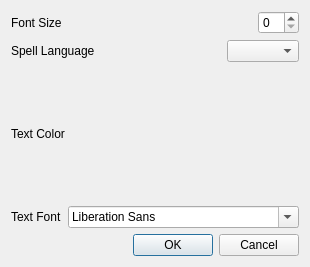
<?xml version="1.0" encoding="UTF-8"?>
<ui version="4.0">
 <class>Preferences</class>
 <widget class="QDialog" name="Preferences">
  <property name="geometry">
   <rect>
    <x>0</x>
    <y>0</y>
    <width>255</width>
    <height>267</height>
   </rect>
  </property>
  <property name="windowTitle">
   <string>Dialog</string>
  </property>
  <layout class="QVBoxLayout" name="verticalLayout">
   <item>
    <layout class="QHBoxLayout" name="horizontalLayout">
     <item>
      <widget class="QLabel" name="label">
       <property name="text">
        <string>Font Size</string>
       </property>
      </widget>
     </item>
     <item>
      <spacer name="horizontalSpacer">
       <property name="orientation">
        <enum>Qt::Horizontal</enum>
       </property>
       <property name="sizeHint" stdset="0">
        <size>
         <width>40</width>
         <height>20</height>
        </size>
       </property>
      </spacer>
     </item>
     <item>
      <widget class="QSpinBox" name="fontSize"/>
     </item>
    </layout>
   </item>
   <item>
    <layout class="QHBoxLayout" name="horizontalLayout_2">
     <item>
      <widget class="QLabel" name="label_2">
       <property name="text">
        <string>Spell Language</string>
       </property>
      </widget>
     </item>
     <item>
      <spacer name="horizontalSpacer_2">
       <property name="orientation">
        <enum>Qt::Horizontal</enum>
       </property>
       <property name="sizeHint" stdset="0">
        <size>
         <width>40</width>
         <height>20</height>
        </size>
       </property>
      </spacer>
     </item>
     <item>
      <widget class="QComboBox" name="dic"/>
     </item>
    </layout>
   </item>
   <item>
    <layout class="QHBoxLayout" name="horizontalLayout_3">
     <item>
      <widget class="QLabel" name="labelTextColor">
       <property name="text">
        <string>Text Color</string>
       </property>
      </widget>
     </item>
     <item>
      <spacer name="horizontalSpacer_3">
       <property name="orientation">
        <enum>Qt::Horizontal</enum>
       </property>
       <property name="sizeHint" stdset="0">
        <size>
         <width>40</width>
         <height>20</height>
        </size>
       </property>
      </spacer>
     </item>
    </layout>
   </item>
   <item>
    <layout class="QHBoxLayout" name="horizontalLayout_4">
     <item>
      <widget class="QLabel" name="labelTextFont">
       <property name="text">
        <string>Text Font</string>
       </property>
      </widget>
     </item>
     <item>
      <spacer name="horizontalSpacer_4">
       <property name="orientation">
        <enum>Qt::Horizontal</enum>
       </property>
       <property name="sizeHint" stdset="0">
        <size>
         <width>40</width>
         <height>20</height>
        </size>
       </property>
      </spacer>
     </item>
     <item>
      <widget class="QFontComboBox" name="fontComboBox"/>
     </item>
    </layout>
   </item>
   <item>
    <widget class="QDialogButtonBox" name="buttonBox">
     <property name="orientation">
      <enum>Qt::Horizontal</enum>
     </property>
     <property name="standardButtons">
      <set>QDialogButtonBox::Cancel|QDialogButtonBox::Ok</set>
     </property>
    </widget>
   </item>
  </layout>
 </widget>
 <resources/>
 <connections>
  <connection>
   <sender>buttonBox</sender>
   <signal>accepted()</signal>
   <receiver>Preferences</receiver>
   <slot>accept()</slot>
   <hints>
    <hint type="sourcelabel">
     <x>248</x>
     <y>254</y>
    </hint>
    <hint type="destinationlabel">
     <x>157</x>
     <y>274</y>
    </hint>
   </hints>
  </connection>
  <connection>
   <sender>buttonBox</sender>
   <signal>rejected()</signal>
   <receiver>Preferences</receiver>
   <slot>reject()</slot>
   <hints>
    <hint type="sourcelabel">
     <x>316</x>
     <y>260</y>
    </hint>
    <hint type="destinationlabel">
     <x>286</x>
     <y>274</y>
    </hint>
   </hints>
  </connection>
 </connections>
</ui>
